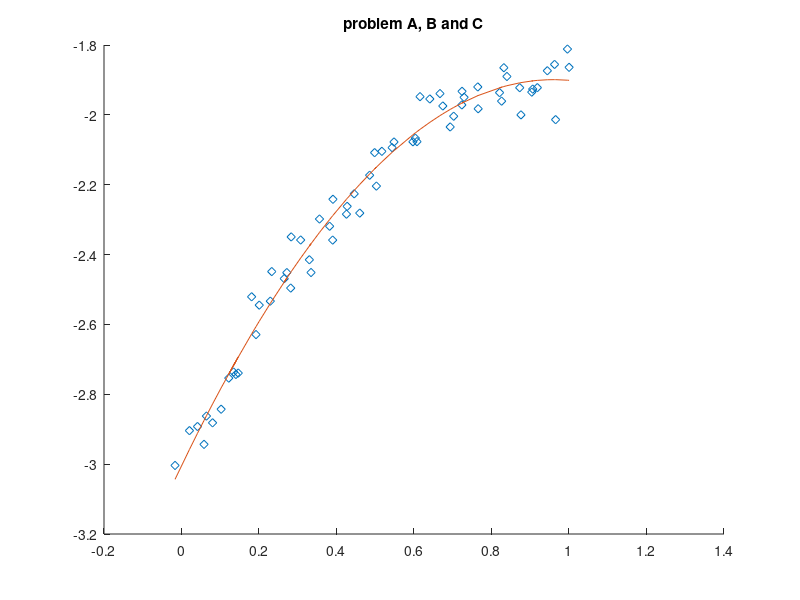

Write the MATLAB code that produced this figure.
%problemC.m
%Harrison Leece
load data_C.mat

hold on
plot(t,y,'d')

s = ones(length(t),1);
A = [s,t,t.^2];
B = A' * A;

rhs = A' * y;

xHat = B\rhs
k = xHat(1) + xHat(2) * t + xHat(3)*t.^2;
plot(t,k,'-')
title('problem A, B and C')